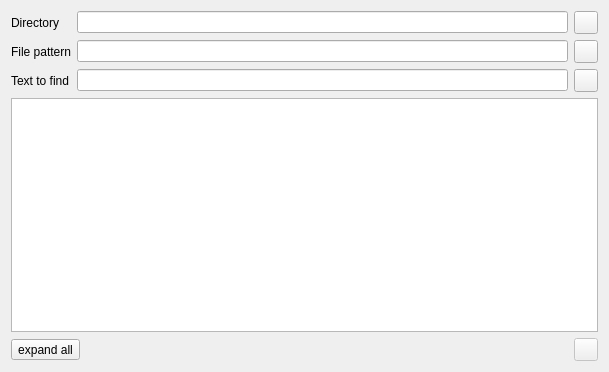
<?xml version="1.0" encoding="UTF-8"?>
<ui version="4.0">
 <class>FindInFilesDialog</class>
 <widget class="QDialog" name="FindInFilesDialog">
  <property name="geometry">
   <rect>
    <x>0</x>
    <y>0</y>
    <width>609</width>
    <height>372</height>
   </rect>
  </property>
  <property name="windowTitle">
   <string>Find in files</string>
  </property>
  <layout class="QVBoxLayout" name="verticalLayout">
   <item>
    <layout class="QFormLayout" name="formLayout">
     <item row="0" column="0">
      <widget class="QLabel" name="label_1">
       <property name="text">
        <string>Directory</string>
       </property>
       <property name="alignment">
        <set>Qt::AlignRight|Qt::AlignTrailing|Qt::AlignVCenter</set>
       </property>
      </widget>
     </item>
     <item row="0" column="1">
      <layout class="QHBoxLayout" name="horizontalLayout_2">
       <item>
        <widget class="QLineEdit" name="textDirectory">
         <property name="sizePolicy">
          <sizepolicy hsizetype="Expanding" vsizetype="Fixed">
           <horstretch>0</horstretch>
           <verstretch>0</verstretch>
          </sizepolicy>
         </property>
        </widget>
       </item>
       <item>
        <widget class="QToolButton" name="buttonChoseDirectory">
         <property name="icon">
          <iconset theme="document-open">
           <normaloff>.</normaloff>.</iconset>
         </property>
        </widget>
       </item>
      </layout>
     </item>
     <item row="1" column="0">
      <widget class="QLabel" name="label_2">
       <property name="text">
        <string>File pattern</string>
       </property>
       <property name="alignment">
        <set>Qt::AlignRight|Qt::AlignTrailing|Qt::AlignVCenter</set>
       </property>
      </widget>
     </item>
     <item row="1" column="1">
      <layout class="QHBoxLayout" name="horizontalLayout_4">
       <item>
        <widget class="QLineEdit" name="textFilePattern">
         <property name="sizePolicy">
          <sizepolicy hsizetype="Expanding" vsizetype="Fixed">
           <horstretch>0</horstretch>
           <verstretch>0</verstretch>
          </sizepolicy>
         </property>
        </widget>
       </item>
       <item>
        <widget class="QToolButton" name="buttonSelectfilePattern">
         <property name="icon">
          <iconset theme="application-menu">
           <normaloff>.</normaloff>.</iconset>
         </property>
        </widget>
       </item>
      </layout>
     </item>
     <item row="2" column="0">
      <widget class="QLabel" name="label_3">
       <property name="text">
        <string>Text to find</string>
       </property>
       <property name="alignment">
        <set>Qt::AlignRight|Qt::AlignTrailing|Qt::AlignVCenter</set>
       </property>
      </widget>
     </item>
     <item row="2" column="1">
      <layout class="QHBoxLayout" name="horizontalLayout">
       <item>
        <widget class="FindLineEdit" name="textToFind">
         <property name="sizePolicy">
          <sizepolicy hsizetype="Expanding" vsizetype="Fixed">
           <horstretch>0</horstretch>
           <verstretch>0</verstretch>
          </sizepolicy>
         </property>
        </widget>
       </item>
       <item>
        <widget class="QToolButton" name="buttonFind">
         <property name="icon">
          <iconset theme="edit-find">
           <normaloff>.</normaloff>.</iconset>
         </property>
        </widget>
       </item>
      </layout>
     </item>
    </layout>
   </item>
   <item>
    <widget class="QTreeView" name="treeView">
     <property name="editTriggers">
      <set>QAbstractItemView::NoEditTriggers</set>
     </property>
     <property name="alternatingRowColors">
      <bool>true</bool>
     </property>
     <property name="uniformRowHeights">
      <bool>true</bool>
     </property>
     <property name="animated">
      <bool>true</bool>
     </property>
     <property name="headerHidden">
      <bool>true</bool>
     </property>
    </widget>
   </item>
   <item>
    <layout class="QHBoxLayout" name="horizontalLayout_3">
     <item>
      <widget class="QToolButton" name="buttonExpandAll">
       <property name="text">
        <string>expand all</string>
       </property>
       <property name="checkable">
        <bool>true</bool>
       </property>
      </widget>
     </item>
     <item>
      <widget class="QLabel" name="labelStatus"/>
     </item>
     <item>
      <widget class="QLabel" name="labelFilename">
       <property name="sizePolicy">
        <sizepolicy hsizetype="Expanding" vsizetype="Preferred">
         <horstretch>0</horstretch>
         <verstretch>0</verstretch>
        </sizepolicy>
       </property>
      </widget>
     </item>
     <item>
      <widget class="QToolButton" name="buttonStop">
       <property name="enabled">
        <bool>false</bool>
       </property>
       <property name="icon">
        <iconset theme="dialog-cancel">
         <normaloff>.</normaloff>.</iconset>
       </property>
      </widget>
     </item>
    </layout>
   </item>
  </layout>
 </widget>
 <customwidgets>
  <customwidget>
   <class>FindLineEdit</class>
   <extends>QLineEdit</extends>
   <header>findlineedit.h</header>
  </customwidget>
 </customwidgets>
 <tabstops>
  <tabstop>textToFind</tabstop>
  <tabstop>treeView</tabstop>
  <tabstop>buttonFind</tabstop>
  <tabstop>buttonSelectfilePattern</tabstop>
  <tabstop>textDirectory</tabstop>
  <tabstop>textFilePattern</tabstop>
  <tabstop>buttonChoseDirectory</tabstop>
  <tabstop>buttonStop</tabstop>
 </tabstops>
 <resources/>
 <connections>
  <connection>
   <sender>textToFind</sender>
   <signal>returnPressed()</signal>
   <receiver>buttonFind</receiver>
   <slot>click()</slot>
   <hints>
    <hint type="sourcelabel">
     <x>321</x>
     <y>79</y>
    </hint>
    <hint type="destinationlabel">
     <x>427</x>
     <y>87</y>
    </hint>
   </hints>
  </connection>
 </connections>
</ui>
